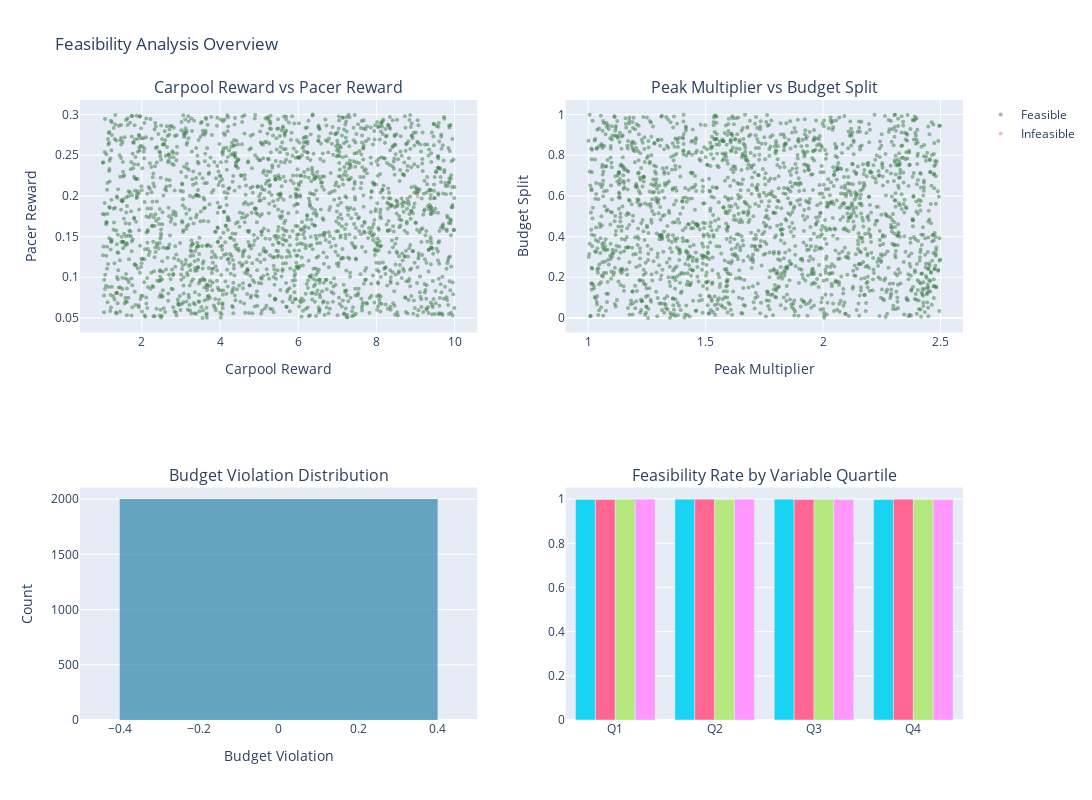
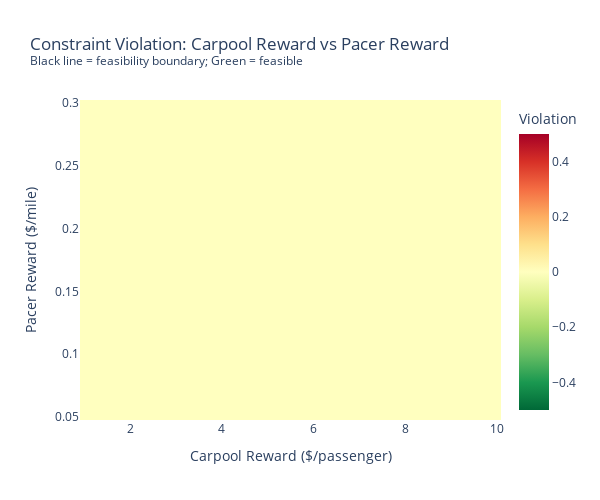

Notebook cell for these charts, in order:
### Code cell
# =============================================================================
# 11.2 Run Constraint Analytics
# =============================================================================

# Sample constraint space
print("Sampling constraint space...")
constraint_samples = constraint_analytics.sample_constraint_space(n_samples=2000)
feasibility_rate = constraint_samples['is_feasible'].mean()
print(f"Overall feasibility rate: {feasibility_rate:.1%}")

# Feasibility overview
fig_feasibility = constraint_analytics.plot_feasibility_overview(constraint_samples)
fig_feasibility.show()

# Constraint heatmaps for key variable pairs
print("\nGenerating constraint heatmaps...")
fig_heatmap1 = constraint_analytics.plot_constraint_heatmap('carpool_reward', 'pacer_reward')
fig_heatmap1.show()

fig_heatmap2 = constraint_analytics.plot_constraint_heatmap('peak_multiplier', 'budget_split')
fig_heatmap2.show()

print("Constraint analytics complete")

### Figure 1 — Plotly figure (JSON) as saved in the notebook; plotly's stock layout.template omitted (floating-point values rounded to 4 significant figures; data arrays with more than 128 entries replaced by an {"elided": "..."} marker saying what was removed)
{"data": [{"marker": {"color": "#3A7D44", "opacity": 0.5, "size": 4}, "mode": "markers", "name": "Feasible", "showlegend": true, "type": "scatter", "x": {"elided": "1998 float values"}, "xaxis": "x", "y": {"elided": "1998 float values"}, "yaxis": "y"}, {"marker": {"color": "#C73E1D", "opacity": 0.3, "size": 4}, "mode": "markers", "name": "Infeasible", "showlegend": true, "type": "scatter", "x": [1.354, 9.063], "xaxis": "x", "y": [0.08053, 0.1989], "yaxis": "y"}, {"marker": {"color": "#3A7D44", "opacity": 0.5, "size": 4}, "mode": "markers", "showlegend": false, "type": "scatter", "x": {"elided": "1998 float values"}, "xaxis": "x2", "y": {"elided": "1998 float values"}, "yaxis": "y2"}, {"marker": {"color": "#C73E1D", "opacity": 0.3, "size": 4}, "mode": "markers", "showlegend": false, "type": "scatter", "x": [1.678, 2.237], "xaxis": "x2", "y": [0.9339, 0.5453], "yaxis": "y2"}, {"marker": {"color": "#2E86AB"}, "nbinsx": 50, "opacity": 0.7, "showlegend": false, "type": "histogram", "x": {"elided": "2000 int values"}, "xaxis": "x3", "yaxis": "y3"}, {"name": "Carpool Reward", "showlegend": false, "type": "bar", "x": ["Q1", "Q2", "Q3", "Q4"], "xaxis": "x4", "y": [0.998, 1.0, 1.0, 0.998], "yaxis": "y4"}, {"name": "Pacer Reward", "showlegend": false, "type": "bar", "x": ["Q1", "Q2", "Q3", "Q4"], "xaxis": "x4", "y": [0.998, 1.0, 0.998, 1.0], "yaxis": "y4"}, {"name": "Peak Multiplier", "showlegend": false, "type": "bar", "x": ["Q1", "Q2", "Q3", "Q4"], "xaxis": "x4", "y": [1.0, 0.998, 1.0, 0.998], "yaxis": "y4"}, {"name": "Budget Split (Carpool)", "showlegend": false, "type": "bar", "x": ["Q1", "Q2", "Q3", "Q4"], "xaxis": "x4", "y": [1.0, 1.0, 0.998, 0.998], "yaxis": "y4"}], "layout": {"annotations": [{"font": {"size": 16}, "showarrow": false, "text": "Carpool Reward vs Pacer Reward", "x": 0.225, "xanchor": "center", "xref": "paper", "y": 1, "yanchor": "bottom", "yref": "paper"}, {"font": {"size": 16}, "showarrow": false, "text": "Peak Multiplier vs Budget Split", "x": 0.775, "xanchor": "center", "xref": "paper", "y": 1, "yanchor": "bottom", "yref": "paper"}, {"font": {"size": 16}, "showarrow": false, "text": "Budget Violation Distribution", "x": 0.225, "xanchor": "center", "xref": "paper", "y": 0.375, "yanchor": "bottom", "yref": "paper"}, {"font": {"size": 16}, "showarrow": false, "text": "Feasibility Rate by Variable Quartile", "x": 0.775, "xanchor": "center", "xref": "paper", "y": 0.375, "yanchor": "bottom", "yref": "paper"}], "height": 800, "title": {"text": "Feasibility Analysis Overview"}, "width": 1200, "xaxis": {"anchor": "y", "domain": [0, 0.45], "title": {"text": "Carpool Reward"}}, "xaxis2": {"anchor": "y2", "domain": [0.55, 1], "title": {"text": "Peak Multiplier"}}, "xaxis3": {"anchor": "y3", "domain": [0, 0.45], "title": {"text": "Budget Violation"}}, "xaxis4": {"anchor": "y4", "domain": [0.55, 1]}, "yaxis": {"anchor": "x", "domain": [0.625, 1], "title": {"text": "Pacer Reward"}}, "yaxis2": {"anchor": "x2", "domain": [0.625, 1], "title": {"text": "Budget Split"}}, "yaxis3": {"anchor": "x3", "domain": [0, 0.375], "title": {"text": "Count"}}, "yaxis4": {"anchor": "x4", "domain": [0, 0.375]}}}

### Figure 2 — Plotly figure (JSON) as saved in the notebook; plotly's stock layout.template omitted (floating-point values rounded to 4 significant figures; data arrays with more than 128 entries replaced by an {"elided": "..."} marker saying what was removed)
{"data": [{"colorbar": {"title": {"text": "Violation"}}, "colorscale": [[0, "rgb(0,104,55)"], [0.1, "rgb(26,152,80)"], [0.2, "rgb(102,189,99)"], [0.3, "rgb(166,217,106)"], [0.4, "rgb(217,239,139)"], [0.5, "rgb(255,255,191)"], [0.6, "rgb(254,224,139)"], [0.7, "rgb(253,174,97)"], [0.8, "rgb(244,109,67)"], [0.9, "rgb(215,48,39)"], [1, "rgb(165,0,38)"]], "hovertemplate": "Carpool Reward: %{x:.2f}<br>Pacer Reward: %{y:.2f}<br>Violation: %{z:.3f}<extra></extra>", "type": "heatmap", "x": [1.0, 1.184, 1.367, 1.551, 1.735, 1.918, 2.102, 2.286, 2.469, 2.653, 2.837, 3.02, 3.204, 3.388, 3.571, 3.755, 3.939, 4.122, 4.306, 4.49, 4.673, 4.857, 5.041, 5.224, 5.408, 5.592, 5.776, 5.959, 6.143, 6.327, 6.51, 6.694, 6.878, 7.061, 7.245, 7.429, 7.612, 7.796, 7.98, 8.163, 8.347, 8.531, 8.714, 8.898, 9.082, 9.265, 9.449, 9.633, 9.816, 10.0], "y": [0.05, 0.0551, 0.0602, 0.06531, 0.07041, 0.07551, 0.08061, 0.08571, 0.09082, 0.09592, 0.101, 0.1061, 0.1112, 0.1163, 0.1214, 0.1265, 0.1316, 0.1367, 0.1418, 0.1469, 0.152, 0.1571, 0.1622, 0.1673, 0.1724, 0.1776, 0.1827, 0.1878, 0.1929, 0.198, 0.2031, 0.2082, 0.2133, 0.2184, 0.2235, 0.2286, 0.2337, 0.2388, 0.2439, 0.249, 0.2541, 0.2592, 0.2643, 0.2694, 0.2745, 0.2796, 0.2847, 0.2898, 0.2949, 0.3], "z": {"elided": "50x50 float values"}}, {"contours": {"coloring": "none", "end": 0.01, "size": 0.01, "start": 0.01}, "hoverinfo": "skip", "line": {"color": "black", "width": 3}, "showscale": false, "type": "contour", "x": [1.0, 1.184, 1.367, 1.551, 1.735, 1.918, 2.102, 2.286, 2.469, 2.653, 2.837, 3.02, 3.204, 3.388, 3.571, 3.755, 3.939, 4.122, 4.306, 4.49, 4.673, 4.857, 5.041, 5.224, 5.408, 5.592, 5.776, 5.959, 6.143, 6.327, 6.51, 6.694, 6.878, 7.061, 7.245, 7.429, 7.612, 7.796, 7.98, 8.163, 8.347, 8.531, 8.714, 8.898, 9.082, 9.265, 9.449, 9.633, 9.816, 10.0], "y": [0.05, 0.0551, 0.0602, 0.06531, 0.07041, 0.07551, 0.08061, 0.08571, 0.09082, 0.09592, 0.101, 0.1061, 0.1112, 0.1163, 0.1214, 0.1265, 0.1316, 0.1367, 0.1418, 0.1469, 0.152, 0.1571, 0.1622, 0.1673, 0.1724, 0.1776, 0.1827, 0.1878, 0.1929, 0.198, 0.2031, 0.2082, 0.2133, 0.2184, 0.2235, 0.2286, 0.2337, 0.2388, 0.2439, 0.249, 0.2541, 0.2592, 0.2643, 0.2694, 0.2745, 0.2796, 0.2847, 0.2898, 0.2949, 0.3], "z": {"elided": "50x50 float values"}}], "layout": {"height": 500, "title": {"text": "Constraint Violation: Carpool Reward vs Pacer Reward<br><sup>Black line = feasibility boundary; Green = feasible</sup>"}, "width": 600, "xaxis": {"title": {"text": "Carpool Reward ($/passenger)"}}, "yaxis": {"title": {"text": "Pacer Reward ($/mile)"}}}}
